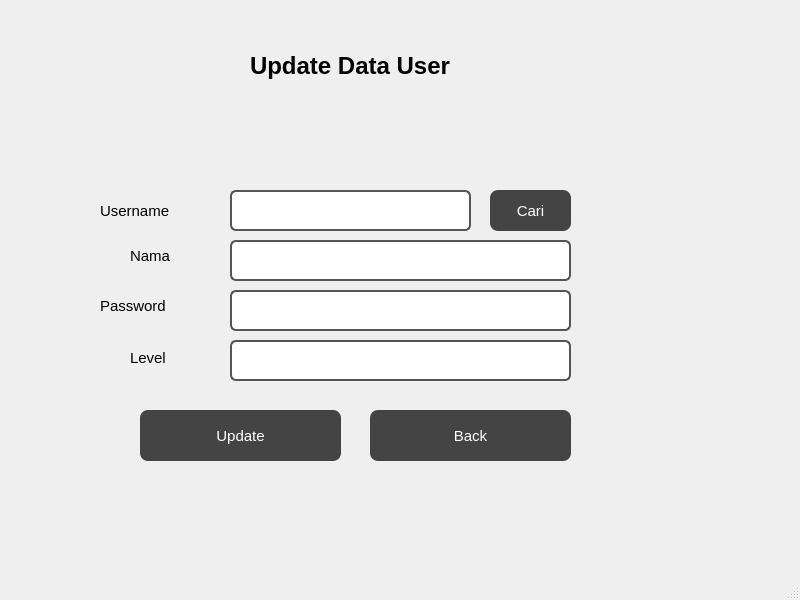
<?xml version="1.0" encoding="UTF-8"?>
<ui version="4.0">
 <class>MainWindow</class>
 <widget class="QMainWindow" name="MainWindow">
  <property name="geometry">
   <rect>
    <x>0</x>
    <y>0</y>
    <width>800</width>
    <height>600</height>
   </rect>
  </property>
  <property name="font">
   <font>
    <pointsize>11</pointsize>
   </font>
  </property>
  <property name="windowTitle">
   <string>MainWindow</string>
  </property>
  <widget class="QWidget" name="centralwidget">
   <widget class="QLabel" name="label">
    <property name="geometry">
     <rect>
      <x>250</x>
      <y>40</y>
      <width>291</width>
      <height>51</height>
     </rect>
    </property>
    <property name="font">
     <font>
      <pointsize>18</pointsize>
      <weight>75</weight>
      <bold>true</bold>
     </font>
    </property>
    <property name="text">
     <string>Update Data User</string>
    </property>
   </widget>
   <widget class="QLabel" name="label_3">
    <property name="geometry">
     <rect>
      <x>100</x>
      <y>290</y>
      <width>81</width>
      <height>31</height>
     </rect>
    </property>
    <property name="text">
     <string>Password</string>
    </property>
   </widget>
   <widget class="QLabel" name="label_4">
    <property name="geometry">
     <rect>
      <x>100</x>
      <y>190</y>
      <width>81</width>
      <height>41</height>
     </rect>
    </property>
    <property name="text">
     <string>Username</string>
    </property>
   </widget>
   <widget class="QLabel" name="label_5">
    <property name="geometry">
     <rect>
      <x>130</x>
      <y>240</y>
      <width>61</width>
      <height>31</height>
     </rect>
    </property>
    <property name="font">
     <font>
      <pointsize>11</pointsize>
     </font>
    </property>
    <property name="text">
     <string>Nama</string>
    </property>
   </widget>
   <widget class="QLabel" name="label_6">
    <property name="geometry">
     <rect>
      <x>130</x>
      <y>350</y>
      <width>55</width>
      <height>16</height>
     </rect>
    </property>
    <property name="text">
     <string>Level</string>
    </property>
   </widget>
   <widget class="QPushButton" name="pushButton">
    <property name="geometry">
     <rect>
      <x>490</x>
      <y>190</y>
      <width>81</width>
      <height>41</height>
     </rect>
    </property>
    <property name="font">
     <font>
      <pointsize>11</pointsize>
     </font>
    </property>
    <property name="styleSheet">
     <string notr="true">QPushButton {
    background-color: #444444;
    color: white;
    border-radius: 8px;
    padding: 6px 12px;
}

QPushButton:hover {
    background-color: #333333;
}

QPushButton:pressed {
    background-color: #222222;
}</string>
    </property>
    <property name="text">
     <string>Cari</string>
    </property>
   </widget>
   <widget class="QPushButton" name="pushButton_2">
    <property name="geometry">
     <rect>
      <x>370</x>
      <y>410</y>
      <width>201</width>
      <height>51</height>
     </rect>
    </property>
    <property name="font">
     <font>
      <pointsize>11</pointsize>
     </font>
    </property>
    <property name="styleSheet">
     <string notr="true">QPushButton {
    background-color: #444444;
    color: white;
    border-radius: 8px;
    padding: 6px 12px;
}

QPushButton:hover {
    background-color: #333333;
}

QPushButton:pressed {
    background-color: #222222;
}</string>
    </property>
    <property name="text">
     <string>Back</string>
    </property>
   </widget>
   <widget class="QLineEdit" name="lineEdit_2">
    <property name="geometry">
     <rect>
      <x>230</x>
      <y>190</y>
      <width>241</width>
      <height>41</height>
     </rect>
    </property>
    <property name="font">
     <font>
      <pointsize>10</pointsize>
     </font>
    </property>
    <property name="styleSheet">
     <string notr="true">QLineEdit {
    background-color: #FFFFFF;
    color: #333333;
    border: 2px solid #555555;
    border-radius: 6px;
    padding: 4px;
}

QLineEdit:focus {
    border: 2px solid #333333;
}</string>
    </property>
   </widget>
   <widget class="QLineEdit" name="lineEdit_3">
    <property name="geometry">
     <rect>
      <x>230</x>
      <y>240</y>
      <width>341</width>
      <height>41</height>
     </rect>
    </property>
    <property name="font">
     <font>
      <pointsize>10</pointsize>
     </font>
    </property>
    <property name="styleSheet">
     <string notr="true">QLineEdit {
    background-color: #FFFFFF;
    color: #333333;
    border: 2px solid #555555;
    border-radius: 6px;
    padding: 4px;
}

QLineEdit:focus {
    border: 2px solid #333333;
}</string>
    </property>
   </widget>
   <widget class="QLineEdit" name="lineEdit_4">
    <property name="geometry">
     <rect>
      <x>230</x>
      <y>290</y>
      <width>341</width>
      <height>41</height>
     </rect>
    </property>
    <property name="font">
     <font>
      <pointsize>10</pointsize>
     </font>
    </property>
    <property name="styleSheet">
     <string notr="true">QLineEdit {
    background-color: #FFFFFF;
    color: #333333;
    border: 2px solid #555555;
    border-radius: 6px;
    padding: 4px;
}

QLineEdit:focus {
    border: 2px solid #333333;
}</string>
    </property>
   </widget>
   <widget class="QLineEdit" name="lineEdit_5">
    <property name="geometry">
     <rect>
      <x>230</x>
      <y>340</y>
      <width>341</width>
      <height>41</height>
     </rect>
    </property>
    <property name="font">
     <font>
      <pointsize>10</pointsize>
     </font>
    </property>
    <property name="styleSheet">
     <string notr="true">QLineEdit {
    background-color: #FFFFFF;
    color: #333333;
    border: 2px solid #555555;
    border-radius: 6px;
    padding: 4px;
}

QLineEdit:focus {
    border: 2px solid #333333;
}</string>
    </property>
   </widget>
   <widget class="QPushButton" name="pushButton_3">
    <property name="geometry">
     <rect>
      <x>140</x>
      <y>410</y>
      <width>201</width>
      <height>51</height>
     </rect>
    </property>
    <property name="font">
     <font>
      <pointsize>11</pointsize>
     </font>
    </property>
    <property name="styleSheet">
     <string notr="true">QPushButton {
    background-color: #444444;
    color: white;
    border-radius: 8px;
    padding: 6px 12px;
}

QPushButton:hover {
    background-color: #333333;
}

QPushButton:pressed {
    background-color: #222222;
}</string>
    </property>
    <property name="text">
     <string>Update</string>
    </property>
   </widget>
  </widget>
  <widget class="QMenuBar" name="menubar">
   <property name="geometry">
    <rect>
     <x>0</x>
     <y>0</y>
     <width>800</width>
     <height>31</height>
    </rect>
   </property>
  </widget>
  <widget class="QStatusBar" name="statusbar"/>
 </widget>
 <resources/>
 <connections/>
</ui>
